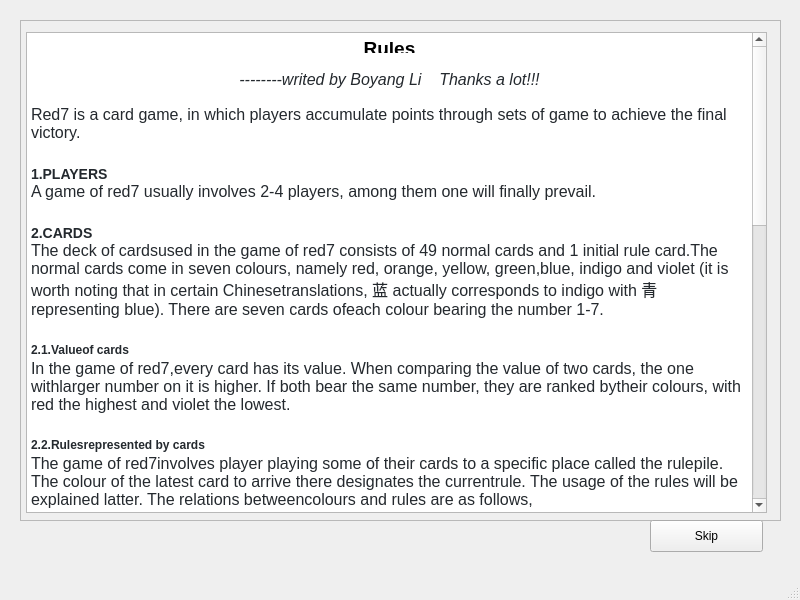
<?xml version="1.0" encoding="UTF-8"?>
<ui version="4.0">
 <class>Rules</class>
 <widget class="QMainWindow" name="Rules">
  <property name="geometry">
   <rect>
    <x>0</x>
    <y>0</y>
    <width>800</width>
    <height>600</height>
   </rect>
  </property>
  <property name="windowTitle">
   <string>Rules</string>
  </property>
  <widget class="QWidget" name="centralwidget">
   <widget class="QScrollArea" name="scrollArea">
    <property name="geometry">
     <rect>
      <x>20</x>
      <y>20</y>
      <width>761</width>
      <height>501</height>
     </rect>
    </property>
    <property name="widgetResizable">
     <bool>true</bool>
    </property>
    <widget class="QWidget" name="scrollAreaWidgetContents">
     <property name="geometry">
      <rect>
       <x>0</x>
       <y>0</y>
       <width>759</width>
       <height>499</height>
      </rect>
     </property>
     <widget class="QTextBrowser" name="textBrowser">
      <property name="geometry">
       <rect>
        <x>5</x>
        <y>11</y>
        <width>741</width>
        <height>481</height>
       </rect>
      </property>
      <property name="html">
       <string>&lt;!DOCTYPE HTML PUBLIC &quot;-//W3C//DTD HTML 4.0//EN&quot; &quot;http://www.w3.org/TR/REC-html40/strict.dtd&quot;&gt;
&lt;html&gt;&lt;head&gt;&lt;meta name=&quot;qrichtext&quot; content=&quot;1&quot; /&gt;&lt;style type=&quot;text/css&quot;&gt;
p, li { white-space: pre-wrap; }
&lt;/style&gt;&lt;/head&gt;&lt;body style=&quot; font-family:'.SF NS Text'; font-size:13pt; font-weight:400; font-style:normal;&quot;&gt;
&lt;p align=&quot;center&quot; style=&quot; margin-top:0px; margin-bottom:16px; margin-left:0px; margin-right:0px; -qt-block-indent:0; text-indent:0px; line-height:1.25%; background-color:#ffffff;&quot;&gt;&lt;span style=&quot; font-size:14pt; font-weight:600; background-color:#ffffff;&quot;&gt;Rules&lt;/span&gt;&lt;/p&gt;
&lt;p style=&quot;-qt-paragraph-type:empty; margin-top:0px; margin-bottom:16px; margin-left:0px; margin-right:0px; -qt-block-indent:0; text-indent:0px; line-height:1.25%; font-family:'-apple-system,BlinkMacSystemFont,Segoe UI,Helvetica,Arial,sans-serif,Apple Color Emoji,Segoe UI Emoji,Segoe UI Symbol'; font-size:xx-large; font-weight:600; color:#24292e; background-color:#ffffff;&quot;&gt;&lt;br /&gt;&lt;/p&gt;
&lt;p align=&quot;center&quot; style=&quot; margin-top:0px; margin-bottom:16px; margin-left:0px; margin-right:0px; -qt-block-indent:0; text-indent:0px; background-color:#ffffff;&quot;&gt;&lt;span style=&quot; font-family:'-apple-system,BlinkMacSystemFont,Segoe UI,Helvetica,Arial,sans-serif,Apple Color Emoji,Segoe UI Emoji,Segoe UI Symbol'; font-size:16px; font-style:italic; color:#24292e;&quot;&gt;--------writed by Boyang Li    Thanks a lot!!!&lt;/span&gt;&lt;/p&gt;
&lt;p style=&quot; margin-top:0px; margin-bottom:16px; margin-left:0px; margin-right:0px; -qt-block-indent:0; text-indent:0px; background-color:#ffffff;&quot;&gt;&lt;span style=&quot; font-family:'-apple-system,BlinkMacSystemFont,Segoe UI,Helvetica,Arial,sans-serif,Apple Color Emoji,Segoe UI Emoji,Segoe UI Symbol'; font-size:16px; color:#24292e; background-color:#ffffff;&quot;&gt;Red7 is a card game, in which players accumulate points through sets of game to achieve the final victory.&lt;/span&gt;&lt;/p&gt;
&lt;p style=&quot; margin-top:24px; margin-bottom:16px; margin-left:0px; margin-right:0px; -qt-block-indent:0; text-indent:0px; line-height:1.25%; background-color:#ffffff;&quot;&gt;&lt;a name=&quot;user-content-1players&quot;&gt;&lt;/a&gt;&lt;span style=&quot; font-family:'-apple-system,BlinkMacSystemFont,Segoe UI,Helvetica,Arial,sans-serif,Apple Color Emoji,Segoe UI Emoji,Segoe UI Symbol'; font-size:large; font-weight:600; color:#24292e;&quot;&gt;1&lt;/span&gt;&lt;span style=&quot; font-family:'-apple-system,BlinkMacSystemFont,Segoe UI,Helvetica,Arial,sans-serif,Apple Color Emoji,Segoe UI Emoji,Segoe UI Symbol'; font-size:large; font-weight:600; color:#24292e;&quot;&gt;.PLAYERS&lt;/span&gt;&lt;/p&gt;
&lt;p style=&quot; margin-top:0px; margin-bottom:16px; margin-left:0px; margin-right:0px; -qt-block-indent:0; text-indent:0px; background-color:#ffffff;&quot;&gt;&lt;span style=&quot; font-family:'-apple-system,BlinkMacSystemFont,Segoe UI,Helvetica,Arial,sans-serif,Apple Color Emoji,Segoe UI Emoji,Segoe UI Symbol'; font-size:16px; color:#24292e; background-color:#ffffff;&quot;&gt;A game of red7 usually involves 2-4 players, among them one will finally prevail.&lt;/span&gt;&lt;/p&gt;
&lt;p style=&quot; margin-top:24px; margin-bottom:16px; margin-left:0px; margin-right:0px; -qt-block-indent:0; text-indent:0px; line-height:1.25%; background-color:#ffffff;&quot;&gt;&lt;a name=&quot;user-content-2cards&quot;&gt;&lt;/a&gt;&lt;span style=&quot; font-family:'-apple-system,BlinkMacSystemFont,Segoe UI,Helvetica,Arial,sans-serif,Apple Color Emoji,Segoe UI Emoji,Segoe UI Symbol'; font-size:large; font-weight:600; color:#24292e;&quot;&gt;2&lt;/span&gt;&lt;span style=&quot; font-family:'-apple-system,BlinkMacSystemFont,Segoe UI,Helvetica,Arial,sans-serif,Apple Color Emoji,Segoe UI Emoji,Segoe UI Symbol'; font-size:large; font-weight:600; color:#24292e;&quot;&gt;.CARDS&lt;/span&gt;&lt;/p&gt;
&lt;p style=&quot; margin-top:0px; margin-bottom:16px; margin-left:0px; margin-right:0px; -qt-block-indent:0; text-indent:0px; background-color:#ffffff;&quot;&gt;&lt;span style=&quot; font-family:'-apple-system,BlinkMacSystemFont,Segoe UI,Helvetica,Arial,sans-serif,Apple Color Emoji,Segoe UI Emoji,Segoe UI Symbol'; font-size:16px; color:#24292e; background-color:#ffffff;&quot;&gt;The deck of cardsused in the game of red7 consists of 49 normal cards and 1 initial rule card.The normal cards come in seven colours, namely red, orange, yellow, green,blue, indigo and violet (it is worth noting that in certain Chinesetranslations, 蓝 actually corresponds to indigo with 青 representing blue). There are seven cards ofeach colour bearing the number 1-7.&lt;/span&gt;&lt;/p&gt;
&lt;p style=&quot; margin-top:24px; margin-bottom:16px; margin-left:0px; margin-right:0px; -qt-block-indent:0; text-indent:0px; line-height:1.25%; background-color:#ffffff;&quot;&gt;&lt;a name=&quot;user-content-21valueof-cards&quot;&gt;&lt;/a&gt;&lt;span style=&quot; font-family:'-apple-system,BlinkMacSystemFont,Segoe UI,Helvetica,Arial,sans-serif,Apple Color Emoji,Segoe UI Emoji,Segoe UI Symbol'; font-size:medium; font-weight:600; color:#24292e;&quot;&gt;2&lt;/span&gt;&lt;span style=&quot; font-family:'-apple-system,BlinkMacSystemFont,Segoe UI,Helvetica,Arial,sans-serif,Apple Color Emoji,Segoe UI Emoji,Segoe UI Symbol'; font-size:medium; font-weight:600; color:#24292e;&quot;&gt;.1.Valueof cards&lt;/span&gt;&lt;/p&gt;
&lt;p style=&quot; margin-top:0px; margin-bottom:16px; margin-left:0px; margin-right:0px; -qt-block-indent:0; text-indent:0px; background-color:#ffffff;&quot;&gt;&lt;span style=&quot; font-family:'-apple-system,BlinkMacSystemFont,Segoe UI,Helvetica,Arial,sans-serif,Apple Color Emoji,Segoe UI Emoji,Segoe UI Symbol'; font-size:16px; color:#24292e; background-color:#ffffff;&quot;&gt;In the game of red7,every card has its value. When comparing the value of two cards, the one withlarger number on it is higher. If both bear the same number, they are ranked bytheir colours, with red the highest and violet the lowest.&lt;/span&gt;&lt;/p&gt;
&lt;p style=&quot; margin-top:24px; margin-bottom:16px; margin-left:0px; margin-right:0px; -qt-block-indent:0; text-indent:0px; line-height:1.25%; background-color:#ffffff;&quot;&gt;&lt;a name=&quot;user-content-22rulesrepresented-by-cards&quot;&gt;&lt;/a&gt;&lt;span style=&quot; font-family:'-apple-system,BlinkMacSystemFont,Segoe UI,Helvetica,Arial,sans-serif,Apple Color Emoji,Segoe UI Emoji,Segoe UI Symbol'; font-size:medium; font-weight:600; color:#24292e;&quot;&gt;2&lt;/span&gt;&lt;span style=&quot; font-family:'-apple-system,BlinkMacSystemFont,Segoe UI,Helvetica,Arial,sans-serif,Apple Color Emoji,Segoe UI Emoji,Segoe UI Symbol'; font-size:medium; font-weight:600; color:#24292e;&quot;&gt;.2.Rulesrepresented by cards&lt;/span&gt;&lt;/p&gt;
&lt;p style=&quot; margin-top:0px; margin-bottom:16px; margin-left:0px; margin-right:0px; -qt-block-indent:0; text-indent:0px; background-color:#ffffff;&quot;&gt;&lt;span style=&quot; font-family:'-apple-system,BlinkMacSystemFont,Segoe UI,Helvetica,Arial,sans-serif,Apple Color Emoji,Segoe UI Emoji,Segoe UI Symbol'; font-size:16px; color:#24292e; background-color:#ffffff;&quot;&gt;The game of red7involves player playing some of their cards to a specific place called the rulepile. The colour of the latest card to arrive there designates the currentrule. The usage of the rules will be explained latter. The relations betweencolours and rules are as follows,&lt;/span&gt;&lt;/p&gt;
&lt;table border=&quot;0&quot; style=&quot; margin-top:0px; margin-bottom:16px; margin-left:0px; margin-right:0px;&quot; cellspacing=&quot;2&quot; cellpadding=&quot;0&quot; bgcolor=&quot;#ffffff&quot;&gt;&lt;thead&gt;
&lt;tr&gt;
&lt;td bgcolor=&quot;#ffffff&quot; style=&quot; padding-left:13; padding-right:13; padding-top:6; padding-bottom:6;&quot;&gt;
&lt;p align=&quot;center&quot; style=&quot; margin-top:0px; margin-bottom:0px; margin-left:0px; margin-right:0px; -qt-block-indent:0; text-indent:0px;&quot;&gt;&lt;span style=&quot; font-family:'-apple-system,BlinkMacSystemFont,Segoe UI,Helvetica,Arial,sans-serif,Apple Color Emoji,Segoe UI Emoji,Segoe UI Symbol'; font-size:16px; font-weight:600; color:#24292e; background-color:#ffffff;&quot;&gt;RED&lt;/span&gt;&lt;/p&gt;&lt;/td&gt;
&lt;td bgcolor=&quot;#ffffff&quot; style=&quot; padding-left:13; padding-right:13; padding-top:6; padding-bottom:6;&quot;&gt;
&lt;p align=&quot;center&quot; style=&quot; margin-top:0px; margin-bottom:0px; margin-left:0px; margin-right:0px; -qt-block-indent:0; text-indent:0px;&quot;&gt;&lt;span style=&quot; font-family:'-apple-system,BlinkMacSystemFont,Segoe UI,Helvetica,Arial,sans-serif,Apple Color Emoji,Segoe UI Emoji,Segoe UI Symbol'; font-size:16px; font-weight:600; color:#24292e; background-color:#ffffff;&quot;&gt;The highest card&lt;/span&gt;&lt;/p&gt;&lt;/td&gt;&lt;/tr&gt;&lt;/thead&gt;
&lt;tr&gt;
&lt;td bgcolor=&quot;#ffffff&quot; style=&quot; padding-left:13; padding-right:13; padding-top:6; padding-bottom:6;&quot;&gt;
&lt;p style=&quot; margin-top:0px; margin-bottom:0px; margin-left:0px; margin-right:0px; -qt-block-indent:0; text-indent:0px;&quot;&gt;&lt;span style=&quot; font-family:'-apple-system,BlinkMacSystemFont,Segoe UI,Helvetica,Arial,sans-serif,Apple Color Emoji,Segoe UI Emoji,Segoe UI Symbol'; font-size:16px; color:#24292e; background-color:#ffffff;&quot;&gt;ORANGE&lt;/span&gt;&lt;/p&gt;&lt;/td&gt;
&lt;td bgcolor=&quot;#ffffff&quot; style=&quot; padding-left:13; padding-right:13; padding-top:6; padding-bottom:6;&quot;&gt;
&lt;p style=&quot; margin-top:0px; margin-bottom:0px; margin-left:0px; margin-right:0px; -qt-block-indent:0; text-indent:0px;&quot;&gt;&lt;span style=&quot; font-family:'-apple-system,BlinkMacSystemFont,Segoe UI,Helvetica,Arial,sans-serif,Apple Color Emoji,Segoe UI Emoji,Segoe UI Symbol'; font-size:16px; color:#24292e; background-color:#ffffff;&quot;&gt;Most cards of one number&lt;/span&gt;&lt;/p&gt;&lt;/td&gt;&lt;/tr&gt;
&lt;tr&gt;
&lt;td bgcolor=&quot;#f6f8fa&quot; style=&quot; padding-left:13; padding-right:13; padding-top:6; padding-bottom:6;&quot;&gt;
&lt;p style=&quot; margin-top:0px; margin-bottom:0px; margin-left:0px; margin-right:0px; -qt-block-indent:0; text-indent:0px;&quot;&gt;&lt;span style=&quot; font-family:'-apple-system,BlinkMacSystemFont,Segoe UI,Helvetica,Arial,sans-serif,Apple Color Emoji,Segoe UI Emoji,Segoe UI Symbol'; font-size:16px; color:#24292e; background-color:#f6f8fa;&quot;&gt;YELLOW&lt;/span&gt;&lt;/p&gt;&lt;/td&gt;
&lt;td bgcolor=&quot;#f6f8fa&quot; style=&quot; padding-left:13; padding-right:13; padding-top:6; padding-bottom:6;&quot;&gt;
&lt;p style=&quot; margin-top:0px; margin-bottom:0px; margin-left:0px; margin-right:0px; -qt-block-indent:0; text-indent:0px;&quot;&gt;&lt;span style=&quot; font-family:'-apple-system,BlinkMacSystemFont,Segoe UI,Helvetica,Arial,sans-serif,Apple Color Emoji,Segoe UI Emoji,Segoe UI Symbol'; font-size:16px; color:#24292e; background-color:#f6f8fa;&quot;&gt;Most cards of one colour&lt;/span&gt;&lt;/p&gt;&lt;/td&gt;&lt;/tr&gt;
&lt;tr&gt;
&lt;td bgcolor=&quot;#ffffff&quot; style=&quot; padding-left:13; padding-right:13; padding-top:6; padding-bottom:6;&quot;&gt;
&lt;p style=&quot; margin-top:0px; margin-bottom:0px; margin-left:0px; margin-right:0px; -qt-block-indent:0; text-indent:0px;&quot;&gt;&lt;span style=&quot; font-family:'-apple-system,BlinkMacSystemFont,Segoe UI,Helvetica,Arial,sans-serif,Apple Color Emoji,Segoe UI Emoji,Segoe UI Symbol'; font-size:16px; color:#24292e; background-color:#ffffff;&quot;&gt;GREEN&lt;/span&gt;&lt;/p&gt;&lt;/td&gt;
&lt;td bgcolor=&quot;#ffffff&quot; style=&quot; padding-left:13; padding-right:13; padding-top:6; padding-bottom:6;&quot;&gt;
&lt;p style=&quot; margin-top:0px; margin-bottom:0px; margin-left:0px; margin-right:0px; -qt-block-indent:0; text-indent:0px;&quot;&gt;&lt;span style=&quot; font-family:'-apple-system,BlinkMacSystemFont,Segoe UI,Helvetica,Arial,sans-serif,Apple Color Emoji,Segoe UI Emoji,Segoe UI Symbol'; font-size:16px; color:#24292e; background-color:#ffffff;&quot;&gt;Most even cards&lt;/span&gt;&lt;/p&gt;&lt;/td&gt;&lt;/tr&gt;
&lt;tr&gt;
&lt;td bgcolor=&quot;#f6f8fa&quot; style=&quot; padding-left:13; padding-right:13; padding-top:6; padding-bottom:6;&quot;&gt;
&lt;p style=&quot; margin-top:0px; margin-bottom:0px; margin-left:0px; margin-right:0px; -qt-block-indent:0; text-indent:0px;&quot;&gt;&lt;span style=&quot; font-family:'-apple-system,BlinkMacSystemFont,Segoe UI,Helvetica,Arial,sans-serif,Apple Color Emoji,Segoe UI Emoji,Segoe UI Symbol'; font-size:16px; color:#24292e; background-color:#f6f8fa;&quot;&gt;BLUE&lt;/span&gt;&lt;/p&gt;&lt;/td&gt;
&lt;td bgcolor=&quot;#f6f8fa&quot; style=&quot; padding-left:13; padding-right:13; padding-top:6; padding-bottom:6;&quot;&gt;
&lt;p style=&quot; margin-top:0px; margin-bottom:0px; margin-left:0px; margin-right:0px; -qt-block-indent:0; text-indent:0px;&quot;&gt;&lt;span style=&quot; font-family:'-apple-system,BlinkMacSystemFont,Segoe UI,Helvetica,Arial,sans-serif,Apple Color Emoji,Segoe UI Emoji,Segoe UI Symbol'; font-size:16px; color:#24292e; background-color:#f6f8fa;&quot;&gt;Most different colours&lt;/span&gt;&lt;/p&gt;&lt;/td&gt;&lt;/tr&gt;
&lt;tr&gt;
&lt;td bgcolor=&quot;#ffffff&quot; style=&quot; padding-left:13; padding-right:13; padding-top:6; padding-bottom:6;&quot;&gt;
&lt;p style=&quot; margin-top:0px; margin-bottom:0px; margin-left:0px; margin-right:0px; -qt-block-indent:0; text-indent:0px;&quot;&gt;&lt;span style=&quot; font-family:'-apple-system,BlinkMacSystemFont,Segoe UI,Helvetica,Arial,sans-serif,Apple Color Emoji,Segoe UI Emoji,Segoe UI Symbol'; font-size:16px; color:#24292e; background-color:#ffffff;&quot;&gt;INDIGO&lt;/span&gt;&lt;/p&gt;&lt;/td&gt;
&lt;td bgcolor=&quot;#ffffff&quot; style=&quot; padding-left:13; padding-right:13; padding-top:6; padding-bottom:6;&quot;&gt;
&lt;p style=&quot; margin-top:0px; margin-bottom:0px; margin-left:0px; margin-right:0px; -qt-block-indent:0; text-indent:0px;&quot;&gt;&lt;span style=&quot; font-family:'-apple-system,BlinkMacSystemFont,Segoe UI,Helvetica,Arial,sans-serif,Apple Color Emoji,Segoe UI Emoji,Segoe UI Symbol'; font-size:16px; color:#24292e; background-color:#ffffff;&quot;&gt;Most cards in a row*&lt;/span&gt;&lt;/p&gt;&lt;/td&gt;&lt;/tr&gt;
&lt;tr&gt;
&lt;td bgcolor=&quot;#f6f8fa&quot; style=&quot; padding-left:13; padding-right:13; padding-top:6; padding-bottom:6;&quot;&gt;
&lt;p style=&quot; margin-top:0px; margin-bottom:0px; margin-left:0px; margin-right:0px; -qt-block-indent:0; text-indent:0px;&quot;&gt;&lt;span style=&quot; font-family:'-apple-system,BlinkMacSystemFont,Segoe UI,Helvetica,Arial,sans-serif,Apple Color Emoji,Segoe UI Emoji,Segoe UI Symbol'; font-size:16px; color:#24292e; background-color:#f6f8fa;&quot;&gt;VIOLET&lt;/span&gt;&lt;/p&gt;&lt;/td&gt;
&lt;td bgcolor=&quot;#f6f8fa&quot; style=&quot; padding-left:13; padding-right:13; padding-top:6; padding-bottom:6;&quot;&gt;
&lt;p style=&quot; margin-top:0px; margin-bottom:0px; margin-left:0px; margin-right:0px; -qt-block-indent:0; text-indent:0px;&quot;&gt;&lt;span style=&quot; font-family:'-apple-system,BlinkMacSystemFont,Segoe UI,Helvetica,Arial,sans-serif,Apple Color Emoji,Segoe UI Emoji,Segoe UI Symbol'; font-size:16px; color:#24292e; background-color:#f6f8fa;&quot;&gt;Most cards below 4&lt;/span&gt;&lt;/p&gt;&lt;/td&gt;&lt;/tr&gt;&lt;/table&gt;
&lt;p style=&quot; margin-top:0px; margin-bottom:16px; margin-left:0px; margin-right:0px; -qt-block-indent:0; text-indent:0px; background-color:#ffffff;&quot;&gt;&lt;span style=&quot; font-family:'-apple-system,BlinkMacSystemFont,Segoe UI,Helvetica,Arial,sans-serif,Apple Color Emoji,Segoe UI Emoji,Segoe UI Symbol'; font-size:16px; color:#24292e; background-color:#ffffff;&quot;&gt;*A single card,albeit short, is also considered a row.&lt;/span&gt;&lt;/p&gt;
&lt;p style=&quot; margin-top:24px; margin-bottom:16px; margin-left:0px; margin-right:0px; -qt-block-indent:0; text-indent:0px; line-height:1.25%; background-color:#ffffff;&quot;&gt;&lt;a name=&quot;user-content-23the-initial-rulecard&quot;&gt;&lt;/a&gt;&lt;span style=&quot; font-family:'-apple-system,BlinkMacSystemFont,Segoe UI,Helvetica,Arial,sans-serif,Apple Color Emoji,Segoe UI Emoji,Segoe UI Symbol'; font-size:medium; font-weight:600; color:#24292e;&quot;&gt;2&lt;/span&gt;&lt;span style=&quot; font-family:'-apple-system,BlinkMacSystemFont,Segoe UI,Helvetica,Arial,sans-serif,Apple Color Emoji,Segoe UI Emoji,Segoe UI Symbol'; font-size:medium; font-weight:600; color:#24292e;&quot;&gt;.3.The initial rulecard&lt;/span&gt;&lt;/p&gt;
&lt;p style=&quot; margin-top:0px; margin-bottom:16px; margin-left:0px; margin-right:0px; -qt-block-indent:0; text-indent:0px; background-color:#ffffff;&quot;&gt;&lt;span style=&quot; font-family:'-apple-system,BlinkMacSystemFont,Segoe UI,Helvetica,Arial,sans-serif,Apple Color Emoji,Segoe UI Emoji,Segoe UI Symbol'; font-size:16px; color:#24292e; background-color:#ffffff;&quot;&gt;The initial rule cardis placed on the rule pile at the start of each set. It is red, meaning thateach set starts with the first rule, which may be changed latter when othercards are played to the rule pile. The initial rule card may not be shuffledwith other cards and may not be dealt to players.&lt;/span&gt;&lt;/p&gt;
&lt;p style=&quot; margin-top:24px; margin-bottom:16px; margin-left:0px; margin-right:0px; -qt-block-indent:0; text-indent:0px; line-height:1.25%; background-color:#ffffff;&quot;&gt;&lt;a name=&quot;user-content-3sets&quot;&gt;&lt;/a&gt;&lt;span style=&quot; font-family:'-apple-system,BlinkMacSystemFont,Segoe UI,Helvetica,Arial,sans-serif,Apple Color Emoji,Segoe UI Emoji,Segoe UI Symbol'; font-size:large; font-weight:600; color:#24292e;&quot;&gt;3&lt;/span&gt;&lt;span style=&quot; font-family:'-apple-system,BlinkMacSystemFont,Segoe UI,Helvetica,Arial,sans-serif,Apple Color Emoji,Segoe UI Emoji,Segoe UI Symbol'; font-size:large; font-weight:600; color:#24292e;&quot;&gt;.SETS&lt;/span&gt;&lt;/p&gt;
&lt;p style=&quot; margin-top:0px; margin-bottom:16px; margin-left:0px; margin-right:0px; -qt-block-indent:0; text-indent:0px; background-color:#ffffff;&quot;&gt;&lt;span style=&quot; font-family:'-apple-system,BlinkMacSystemFont,Segoe UI,Helvetica,Arial,sans-serif,Apple Color Emoji,Segoe UI Emoji,Segoe UI Symbol'; font-size:16px; color:#24292e; background-color:#ffffff;&quot;&gt;A game of red7 consistsof one or multiple sets. Before each set, every player is dealt seven cards andone more as “palette”, which is placed face-up in front of him/her. Each gamestarts from the next player (clockwise) from the one whose palette has thehighest value and proceeds in clockwise order.&lt;/span&gt;&lt;/p&gt;
&lt;p style=&quot; margin-top:24px; margin-bottom:16px; margin-left:0px; margin-right:0px; -qt-block-indent:0; text-indent:0px; line-height:1.25%; background-color:#ffffff;&quot;&gt;&lt;a name=&quot;user-content-31tosurvive&quot;&gt;&lt;/a&gt;&lt;span style=&quot; font-family:'-apple-system,BlinkMacSystemFont,Segoe UI,Helvetica,Arial,sans-serif,Apple Color Emoji,Segoe UI Emoji,Segoe UI Symbol'; font-size:medium; font-weight:600; color:#24292e;&quot;&gt;3&lt;/span&gt;&lt;span style=&quot; font-family:'-apple-system,BlinkMacSystemFont,Segoe UI,Helvetica,Arial,sans-serif,Apple Color Emoji,Segoe UI Emoji,Segoe UI Symbol'; font-size:medium; font-weight:600; color:#24292e;&quot;&gt;.1.Tosurvive&lt;/span&gt;&lt;/p&gt;
&lt;p style=&quot; margin-top:0px; margin-bottom:16px; margin-left:0px; margin-right:0px; -qt-block-indent:0; text-indent:0px; background-color:#ffffff;&quot;&gt;&lt;span style=&quot; font-family:'-apple-system,BlinkMacSystemFont,Segoe UI,Helvetica,Arial,sans-serif,Apple Color Emoji,Segoe UI Emoji,Segoe UI Symbol'; font-size:16px; color:#24292e; background-color:#ffffff;&quot;&gt;In each player’sturn, him/her may&lt;/span&gt;&lt;/p&gt;
&lt;ol style=&quot;margin-top: 0px; margin-bottom: 0px; margin-left: 0px; margin-right: 0px; -qt-list-indent: 1;&quot;&gt;&lt;li style=&quot; font-family:'-apple-system,BlinkMacSystemFont,Segoe UI,Helvetica,Arial,sans-serif,Apple Color Emoji,Segoe UI Emoji,Segoe UI Symbol'; font-size:16px; color:#24292e;&quot; style=&quot; margin-top:0px; margin-bottom:0px; margin-left:0px; margin-right:0px; -qt-block-indent:0; text-indent:0px;&quot;&gt;&lt;span style=&quot; font-size:16px;&quot;&gt;Play one card,face-up, to his palette. The set of all cards there is called their currentpalette.&lt;/span&gt;&lt;/li&gt;
&lt;li style=&quot; font-family:'-apple-system,BlinkMacSystemFont,Segoe UI,Helvetica,Arial,sans-serif,Apple Color Emoji,Segoe UI Emoji,Segoe UI Symbol'; font-size:16px; color:#24292e;&quot; style=&quot; margin-top:4px; margin-bottom:0px; margin-left:0px; margin-right:0px; -qt-block-indent:0; text-indent:0px;&quot;&gt;&lt;span style=&quot; font-size:16px;&quot;&gt;Play one card,face-up, to the rule pile. This card will become the current rule.&lt;/span&gt;&lt;/li&gt;
&lt;li style=&quot; font-family:'-apple-system,BlinkMacSystemFont,Segoe UI,Helvetica,Arial,sans-serif,Apple Color Emoji,Segoe UI Emoji,Segoe UI Symbol'; font-size:16px; color:#24292e;&quot; style=&quot; margin-top:4px; margin-bottom:0px; margin-left:0px; margin-right:0px; -qt-block-indent:0; text-indent:0px;&quot;&gt;&lt;span style=&quot; font-size:16px;&quot;&gt;Do both 1 and 2simultaneously.&lt;/span&gt;&lt;/li&gt;
&lt;li style=&quot; font-family:'-apple-system,BlinkMacSystemFont,Segoe UI,Helvetica,Arial,sans-serif,Apple Color Emoji,Segoe UI Emoji,Segoe UI Symbol'; font-size:16px; color:#24292e;&quot; style=&quot; margin-top:4px; margin-bottom:16px; margin-left:0px; margin-right:0px; -qt-block-indent:0; text-indent:0px;&quot;&gt;&lt;span style=&quot; font-size:16px;&quot;&gt;Surrender. Theirpalette will be removed from the set of the game and mixed with other cards yetto be dealt.&lt;/span&gt;&lt;/li&gt;&lt;/ol&gt;
&lt;p style=&quot; margin-top:0px; margin-bottom:16px; margin-left:0px; margin-right:0px; -qt-block-indent:0; text-indent:0px; background-color:#ffffff;&quot;&gt;&lt;span style=&quot; font-family:'-apple-system,BlinkMacSystemFont,Segoe UI,Helvetica,Arial,sans-serif,Apple Color Emoji,Segoe UI Emoji,Segoe UI Symbol'; font-size:16px; color:#24292e; background-color:#ffffff;&quot;&gt;A player can onlyperform 1-3 if such a move makes sure that their palette satisfies thedescription of the current rule, when compared with all other active players’palettes (i.e. if the rule is red, the player must have a card that is higherthan any other card in all palettes). Note that if the rule involves “mostcards” and some palettes have the same number of these cards, only the one withthe highest cards is considered to have the “most cards”. For instance, if thecurrent rule is yellow, “blue-7, blue-2” is considered to have “more” cardsthan “red-6, red-5” does. The collection of cards that comes highest under thecurrent rule is called the champion.&lt;/span&gt;&lt;/p&gt;
&lt;p style=&quot; margin-top:24px; margin-bottom:16px; margin-left:0px; margin-right:0px; -qt-block-indent:0; text-indent:0px; line-height:1.25%; background-color:#ffffff;&quot;&gt;&lt;a name=&quot;user-content-32toprevail&quot;&gt;&lt;/a&gt;&lt;span style=&quot; font-family:'-apple-system,BlinkMacSystemFont,Segoe UI,Helvetica,Arial,sans-serif,Apple Color Emoji,Segoe UI Emoji,Segoe UI Symbol'; font-size:medium; font-weight:600; color:#24292e;&quot;&gt;3&lt;/span&gt;&lt;span style=&quot; font-family:'-apple-system,BlinkMacSystemFont,Segoe UI,Helvetica,Arial,sans-serif,Apple Color Emoji,Segoe UI Emoji,Segoe UI Symbol'; font-size:medium; font-weight:600; color:#24292e;&quot;&gt;.2.Toprevail&lt;/span&gt;&lt;/p&gt;
&lt;p style=&quot; margin-top:0px; margin-bottom:16px; margin-left:0px; margin-right:0px; -qt-block-indent:0; text-indent:0px; background-color:#ffffff;&quot;&gt;&lt;span style=&quot; font-family:'-apple-system,BlinkMacSystemFont,Segoe UI,Helvetica,Arial,sans-serif,Apple Color Emoji,Segoe UI Emoji,Segoe UI Symbol'; font-size:16px; color:#24292e; background-color:#ffffff;&quot;&gt;When everyone elsehas surrendered, a player wins the set. He/she takes away the champion from hispalette and preserve them until the game ends, which means the cards areremoved from the following sets (if any).&lt;/span&gt;&lt;/p&gt;
&lt;p style=&quot; margin-top:24px; margin-bottom:16px; margin-left:0px; margin-right:0px; -qt-block-indent:0; text-indent:0px; line-height:1.25%; background-color:#ffffff;&quot;&gt;&lt;a name=&quot;user-content-4thegame&quot;&gt;&lt;/a&gt;&lt;span style=&quot; font-family:'-apple-system,BlinkMacSystemFont,Segoe UI,Helvetica,Arial,sans-serif,Apple Color Emoji,Segoe UI Emoji,Segoe UI Symbol'; font-size:large; font-weight:600; color:#24292e;&quot;&gt;4&lt;/span&gt;&lt;span style=&quot; font-family:'-apple-system,BlinkMacSystemFont,Segoe UI,Helvetica,Arial,sans-serif,Apple Color Emoji,Segoe UI Emoji,Segoe UI Symbol'; font-size:large; font-weight:600; color:#24292e;&quot;&gt;.TheGame&lt;/span&gt;&lt;/p&gt;
&lt;p style=&quot; margin-top:24px; margin-bottom:16px; margin-left:0px; margin-right:0px; -qt-block-indent:0; text-indent:0px; line-height:1.25%; background-color:#ffffff;&quot;&gt;&lt;a name=&quot;user-content-41points&quot;&gt;&lt;/a&gt;&lt;span style=&quot; font-family:'-apple-system,BlinkMacSystemFont,Segoe UI,Helvetica,Arial,sans-serif,Apple Color Emoji,Segoe UI Emoji,Segoe UI Symbol'; font-size:medium; font-weight:600; color:#24292e;&quot;&gt;4&lt;/span&gt;&lt;span style=&quot; font-family:'-apple-system,BlinkMacSystemFont,Segoe UI,Helvetica,Arial,sans-serif,Apple Color Emoji,Segoe UI Emoji,Segoe UI Symbol'; font-size:medium; font-weight:600; color:#24292e;&quot;&gt;.1.Points&lt;/span&gt;&lt;/p&gt;
&lt;p style=&quot; margin-top:0px; margin-bottom:16px; margin-left:0px; margin-right:0px; -qt-block-indent:0; text-indent:0px; background-color:#ffffff;&quot;&gt;&lt;span style=&quot; font-family:'-apple-system,BlinkMacSystemFont,Segoe UI,Helvetica,Arial,sans-serif,Apple Color Emoji,Segoe UI Emoji,Segoe UI Symbol'; font-size:16px; color:#24292e; background-color:#ffffff;&quot;&gt;By winning each set,player gain points that equals to the sum of all numbers on the cards thathe/she preserves. If more than one player has the same points, the one with thehighest card is defined to have more.&lt;/span&gt;&lt;/p&gt;
&lt;p style=&quot; margin-top:24px; margin-bottom:16px; margin-left:0px; margin-right:0px; -qt-block-indent:0; text-indent:0px; line-height:1.25%; background-color:#ffffff;&quot;&gt;&lt;a name=&quot;user-content-42theend-literally&quot;&gt;&lt;/a&gt;&lt;span style=&quot; font-family:'-apple-system,BlinkMacSystemFont,Segoe UI,Helvetica,Arial,sans-serif,Apple Color Emoji,Segoe UI Emoji,Segoe UI Symbol'; font-size:medium; font-weight:600; color:#24292e;&quot;&gt;4&lt;/span&gt;&lt;span style=&quot; font-family:'-apple-system,BlinkMacSystemFont,Segoe UI,Helvetica,Arial,sans-serif,Apple Color Emoji,Segoe UI Emoji,Segoe UI Symbol'; font-size:medium; font-weight:600; color:#24292e;&quot;&gt;.2.Theend (literally)&lt;/span&gt;&lt;/p&gt;
&lt;p style=&quot; margin-top:0px; margin-bottom:0px; margin-left:0px; margin-right:0px; -qt-block-indent:0; text-indent:0px; background-color:#ffffff;&quot;&gt;&lt;span style=&quot; font-family:'-apple-system,BlinkMacSystemFont,Segoe UI,Helvetica,Arial,sans-serif,Apple Color Emoji,Segoe UI Emoji,Segoe UI Symbol'; font-size:16px; color:#24292e; background-color:#ffffff;&quot;&gt;The game ends whenthere are not enough cards to deal for another set or a player’s points reach acertain criterion, which is 50-5*(the number of players). In either situation,the player with the most points wins.&lt;/span&gt;&lt;/p&gt;&lt;/body&gt;&lt;/html&gt;</string>
      </property>
     </widget>
    </widget>
   </widget>
   <widget class="QPushButton" name="pushButton">
    <property name="geometry">
     <rect>
      <x>650</x>
      <y>520</y>
      <width>113</width>
      <height>32</height>
     </rect>
    </property>
    <property name="text">
     <string>Skip</string>
    </property>
   </widget>
  </widget>
  <widget class="QMenuBar" name="menubar">
   <property name="geometry">
    <rect>
     <x>0</x>
     <y>0</y>
     <width>800</width>
     <height>22</height>
    </rect>
   </property>
  </widget>
  <widget class="QStatusBar" name="statusbar"/>
 </widget>
 <resources/>
 <connections/>
</ui>
